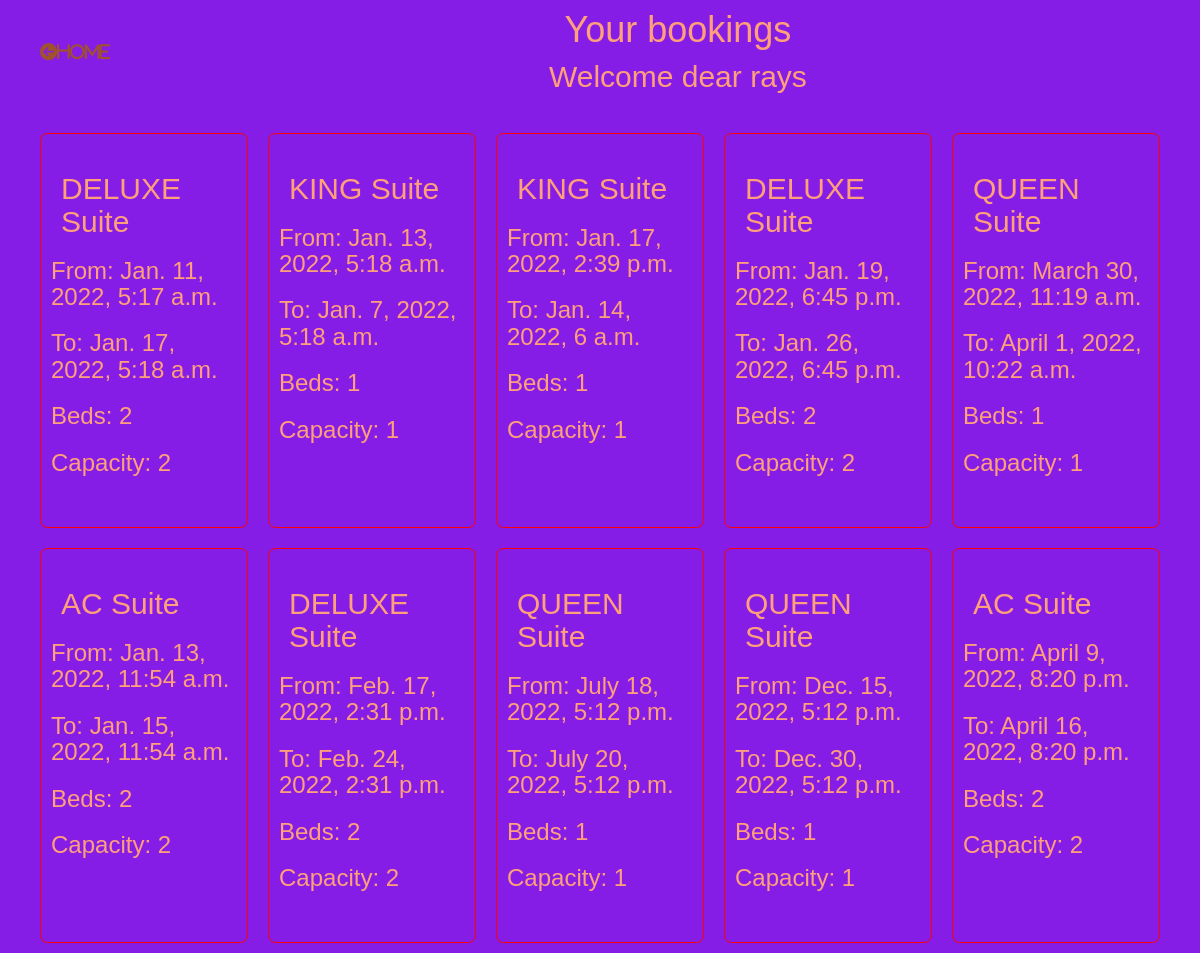
The page /booking_list/ (signed in) on the database its author committed.
### hotelapp/models.py (models this page shows, shortened)
class Booking(models.Model):
    user=models.ForeignKey(settings.AUTH_USER_MODEL, on_delete=models.CASCADE)
    room=models.ForeignKey(Room, on_delete=models.CASCADE)
    check_in=models.DateTimeField()
    check_out=models.DateTimeField()
    def get_room_category(self):
        room_categories = dict(self.room.room_categories)
        room_category = room_categories.get(self.room.category)
        return room_category
    def get_cancel_booking_url(self):
        return reverse_lazy('hotelapp:cancelBookingview', args=[self.pk,])

class Room(models.Model):
    room_categories= [
        ('YAC','AC'),
        ('NAC','NON-AC'),
        ('DEL','DELUXE'),
        ('KIN','KING'),
        ('QUE','QUEEN')
    ]
    number=models.IntegerField()
    category=models.CharField(max_length=30, choices=room_categories)
    beds=models.IntegerField()
    capacity=models.IntegerField()

### hotelapp/views.py (the view)
# urls.py: path('booking_list/', BookingListView.as_view(), name='BookingListView'),
class BookingListView(ListView):
    model=Booking
    template_name="booking_list_view.html"
    def get_queryset(self, *args,**kwargs):
        if self.request.user.is_staff:
            booking_list = Booking.objects.all()
            return booking_list
        else:
            booking_list = Booking.objects.filter(user=self.request.user)
            return booking_list

### templates/booking_list_view.html (shortened to what this page needs)
<!DOCTYPE html>
{% extends 'hotelapp/base.html' %}
  {% block body_block %}
  {% load static %}
  <head>
      <link rel="stylesheet" href="{% static "css/booking_list_view.css" %}">
    </head>
    <body>
        <div class="content">
            <div class="header">
                <div class="headings">
                    <h1>Your bookings</h1>
                    <h2>Welcome dear {{user}}</h2>
                </div>
                        <div class="home">
                            <a href="/room_list"><i class="fa fa-arrow-circle-left">Home</i></a>
                        </div>
                </div>
            </div>
            <div class="bookings">
                {% for booking in booking_list %}
                <div class="booking">
                    <div class="category">
                        <h2>{{booking.get_room_category}} Suite</h2>
                    </div>
                    <div class="from">
                        <h3>From: {{booking.check_in}}</h3>
                    </div>
                    <div class="to">
                        <h3>To: {{booking.check_out}}</h3>
                    </div>
                    <div class="beds">
                        <h3>Beds: {{booking.room.beds}}</h3>
                    </div>
                    <div class="capacity">
                        <h3>Capacity: {{booking.room.capacity}}</h3>
                    </div>
                    <div class="cancel">
                    </div>
                </div>
                {% endfor %}
            </div>
        </div>
    </body>
{% endblock %}

### static/css/booking_list_view.css (style rules this page uses)
* { padding: 0; margin: 0; box-sizing: border-box; }
body { font-family: 'Trebuchet MS', 'Lucida Sans Unicode', 'Lucida Grande', 'Lucida Sans', Arial, sans-serif; background-color: rgb(134, 29, 231); color: lightsalmon; line-height: 1.5; font-size: 1.2rem; text-align: center; }
.content { display: flex; flex-direction: column; }
.header { flex: 1; display: flex; flex-flow: row-reverse wrap; justify-content: space-evenly; align-items: center; }
.headings { flex: 1.5; }
.home { flex: 0.1; }
.bookings { margin-top: 2rem; flex: 1; display: flex; flex-direction: row; flex-wrap: wrap; justify-content: space-evenly; }
.booking { flex: 1; max-width: 20vw; min-width: 20rem; text-align: left; border: 1px solid red; padding: 1rem; border-radius: 0.75rem; margin: 1rem; }
a i { margin: 1rem; color: sienna; text-decoration: none; }
.home a i { font-size: 1.7rem; }
h1,h2 { margin: 1rem; }

### rows shown on the page
Booking: get_room_category "DELUXE", check_in "Jan. 11, 2022, 5:17 a.m.", check_out "Jan. 17, 2022, 5:18 a.m.", room.beds "2", room.capacity "2"
Booking: get_room_category "KING", check_in "Jan. 13, 2022, 5:18 a.m.", check_out "Jan. 7, 2022, 5:18 a.m.", room.beds "1", room.capacity "1"
Booking: get_room_category "KING", check_in "Jan. 17, 2022, 2:39 p.m.", check_out "Jan. 14, 2022, 6 a.m.", room.beds "1", room.capacity "1"
Booking: get_room_category "DELUXE", check_in "Jan. 19, 2022, 6:45 p.m.", check_out "Jan. 26, 2022, 6:45 p.m.", room.beds "2", room.capacity "2"
Booking: get_room_category "QUEEN", check_in "March 30, 2022, 11:19 a.m.", check_out "April 1, 2022, 10:22 a.m.", room.beds "1", room.capacity "1"
Booking: get_room_category "AC", check_in "Jan. 13, 2022, 11:54 a.m.", check_out "Jan. 15, 2022, 11:54 a.m.", room.beds "2", room.capacity "2"
Booking: get_room_category "DELUXE", check_in "Feb. 17, 2022, 2:31 p.m.", check_out "Feb. 24, 2022, 2:31 p.m.", room.beds "2", room.capacity "2"
Booking: get_room_category "QUEEN", check_in "July 18, 2022, 5:12 p.m.", check_out "July 20, 2022, 5:12 p.m.", room.beds "1", room.capacity "1"
Booking: get_room_category "QUEEN", check_in "Dec. 15, 2022, 5:12 p.m.", check_out "Dec. 30, 2022, 5:12 p.m.", room.beds "1", room.capacity "1"
Booking: get_room_category "AC", check_in "April 9, 2022, 8:20 p.m.", check_out "April 16, 2022, 8:20 p.m.", room.beds "2", room.capacity "2"

### other values the page prints
{{ user }} "rays"
